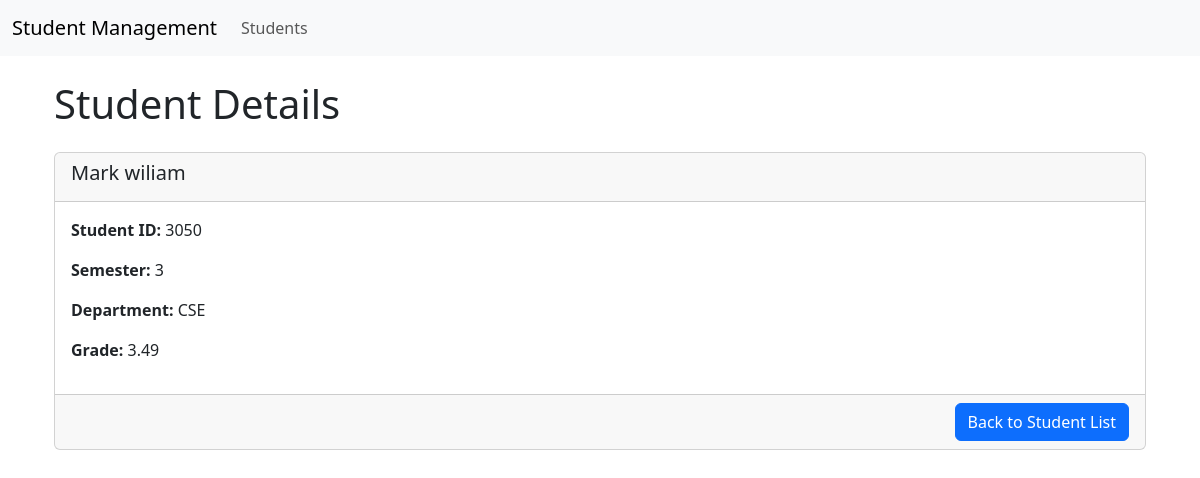
/students/student_details/3050/, run on the app's committed database.
### Students/models.py (models this page shows, shortened)
class Student(models.Model):
    name = models.CharField(max_length=50, default='')
    student_id = models.IntegerField(unique=True)
    semester = models.IntegerField()
    department = models.CharField(max_length=50, default='')
    grade = models.DecimalField(
        max_digits=4, decimal_places=2, null=True, blank=True
    )

### Students/views.py (the view)
class StudentDetailsView(DetailView):
    model = Student
    template_name = 'students/details.html'
    context_object_name = 'student'
    def get_object(self):
        student_id = self.kwargs.get("student_id")
        return get_object_or_404(
            Student,
            student_id=student_id
        )

### Students/templates/students/details.html (shortened to what this page needs)
{% extends 'base.html' %}
{% block content %}
<div class="container">
    <h1>Student Details</h1>
    <div class="card mt-4">
        <div class="card-header">
            <h5>{{ student.name }}</h5>
        </div>
        <div class="card-body">
            <p><strong>Student ID:</strong> {{ student.student_id }}</p>
            <p><strong>Semester:</strong> {{ student.semester }}</p>
            <p><strong>Department:</strong> {{ student.department }}</p>
            <p><strong>Grade:</strong> {{ student.grade|default:"N/A" }}</p>
        </div>
        <div class="card-footer text-end">
            <a href="{% url 'student_list' %}" class="btn btn-primary">Back to Student List</a>
        </div>
    </div>
</div>
{% endblock %}

### data on the page
Student: name "Mark wiliam", student_id "3050", semester "3", department "CSE", grade "3.49"
